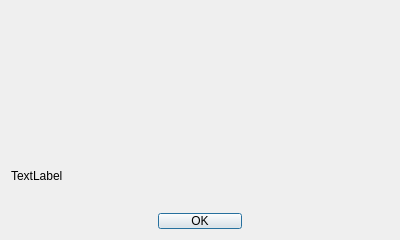
<?xml version="1.0" encoding="UTF-8"?>
<ui version="4.0">
 <class>UI::AboutDialog</class>
 <widget class="QDialog" name="UI::AboutDialog">
  <property name="geometry">
   <rect>
    <x>0</x>
    <y>0</y>
    <width>400</width>
    <height>240</height>
   </rect>
  </property>
  <property name="minimumSize">
   <size>
    <width>400</width>
    <height>240</height>
   </size>
  </property>
  <property name="maximumSize">
   <size>
    <width>402</width>
    <height>240</height>
   </size>
  </property>
  <property name="windowTitle">
   <string>О программе</string>
  </property>
  <layout class="QVBoxLayout" name="mainLayout">
   <item>
    <widget class="QLabel" name="labelLogo">
     <property name="sizePolicy">
      <sizepolicy hsizetype="Fixed" vsizetype="Fixed">
       <horstretch>0</horstretch>
       <verstretch>0</verstretch>
      </sizepolicy>
     </property>
     <property name="minimumSize">
      <size>
       <width>384</width>
       <height>128</height>
      </size>
     </property>
     <property name="maximumSize">
      <size>
       <width>384</width>
       <height>128</height>
      </size>
     </property>
     <property name="text">
      <string/>
     </property>
     <property name="alignment">
      <set>Qt::AlignmentFlag::AlignCenter</set>
     </property>
    </widget>
   </item>
   <item>
    <widget class="QLabel" name="labelInfo">
     <property name="text">
      <string>TextLabel</string>
     </property>
     <property name="wordWrap">
      <bool>true</bool>
     </property>
    </widget>
   </item>
   <item>
    <widget class="QDialogButtonBox" name="buttonBox">
     <property name="sizePolicy">
      <sizepolicy hsizetype="Expanding" vsizetype="Fixed">
       <horstretch>0</horstretch>
       <verstretch>0</verstretch>
      </sizepolicy>
     </property>
     <property name="styleSheet">
      <string notr="true">padding: 0 32px 0 32px;</string>
     </property>
     <property name="standardButtons">
      <set>QDialogButtonBox::StandardButton::Ok</set>
     </property>
     <property name="centerButtons">
      <bool>true</bool>
     </property>
    </widget>
   </item>
  </layout>
 </widget>
 <resources/>
 <connections/>
</ui>
